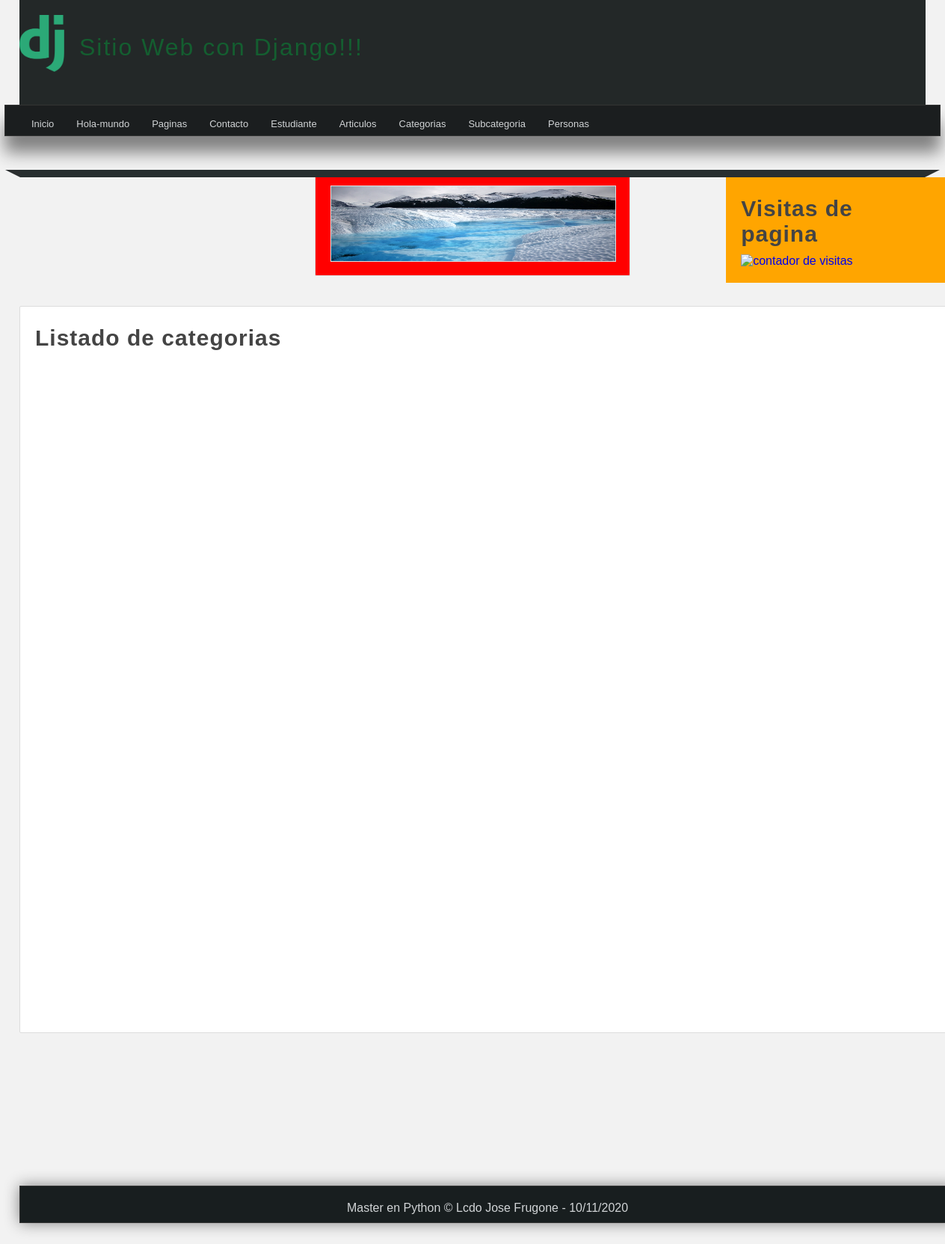
Page /categorias/ on the earlier database version.
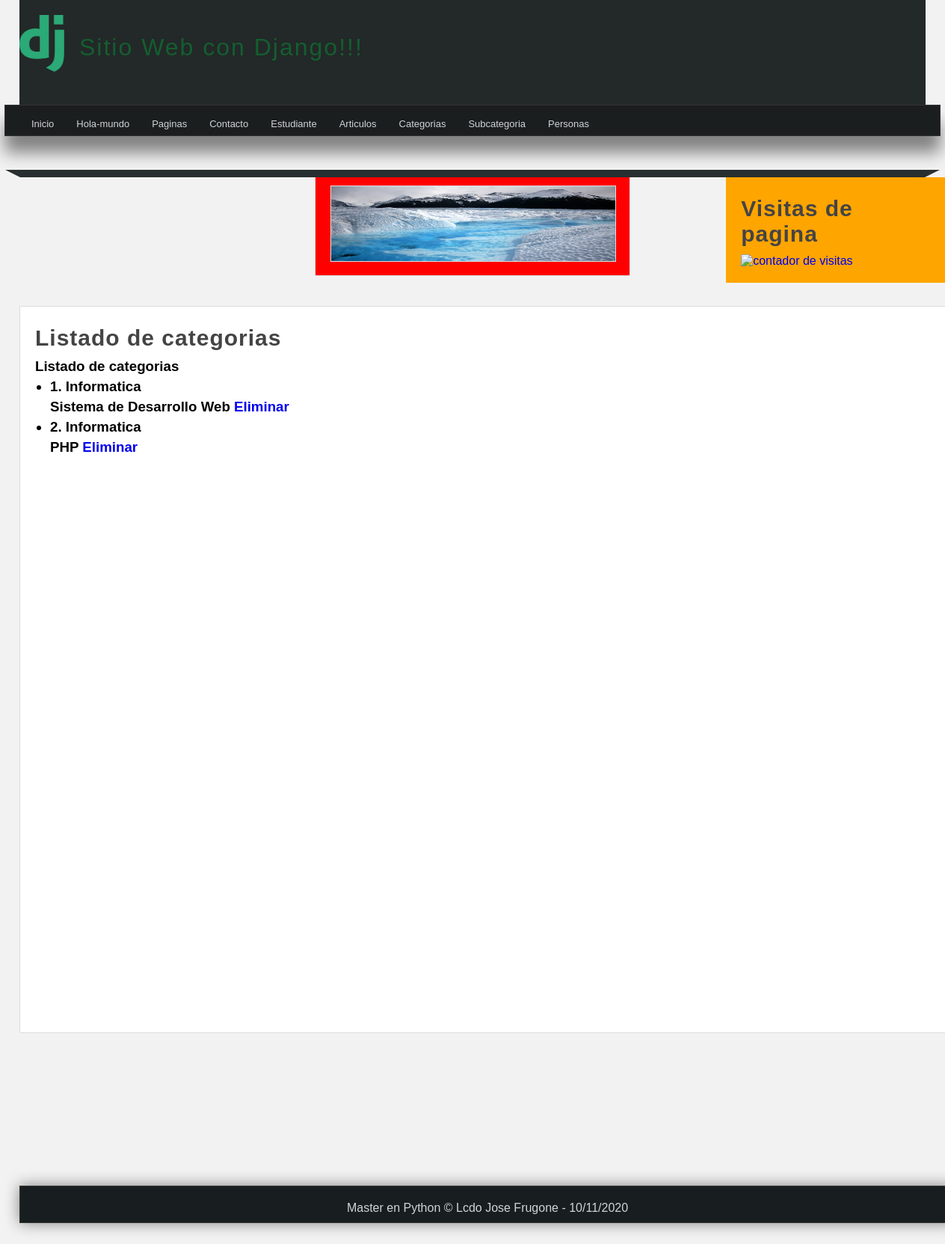
Same page on the later database version.
### miapp/models.py (models this page shows)
class Category(models.Model):
    name = models.CharField(max_length=150,default='Informatica',null=False)
    description = models.CharField(max_length=250,default='Desarrollo Web',null=False)
    created_at = models.DateTimeField(auto_now_add=True)
    updated_at = models.DateTimeField(auto_now=True)

### miapp/views.py (the view)
# urls.py: path('categorias/', views.categoria_gen, name="lista_gen_cat"),
def categoria_gen(request):
    categorias = Category.objects.all()
    return render(request, 'categoria.html',{
        'categorias':categorias
    })

### miapp/templates/categoria.html (shortened to what this page needs)
{% extends 'layout.html' %}
{% block content %}
<h1 class="title">Listado de categorias</h1>
   {% if mensaje1 and mensaje %}
      <h3>{{mensaje1}}</h3>
      <br/>
      <h4>{{mensaje}}</h4>
   {% else %}
      {% if categorias %}
            <h3><p>Listado de categorias</p><h3>
            <ul>
               {% for categoria in categorias %}
                  <li>
                     <h4>{{categoria.id}}. {{categoria.name}}</h4>
                     <p>
                        {{categoria.description}}
                        <a href="{% url 'borrar_categoria' id=categoria.id %}">Eliminar</a>
                     </p>
                  </li>
               {% endfor %}
            </ul>
      {% endif %}
   {% endif %}
<br/>
{% endblock %}

Differences in the rows shown:
added Category: id "1", name "Informatica", description "Sistema de Desarrollo Web"
added Category: id "2", name "Informatica", description "PHP"
Other differences:
text now shown: "Listado de categorias"
